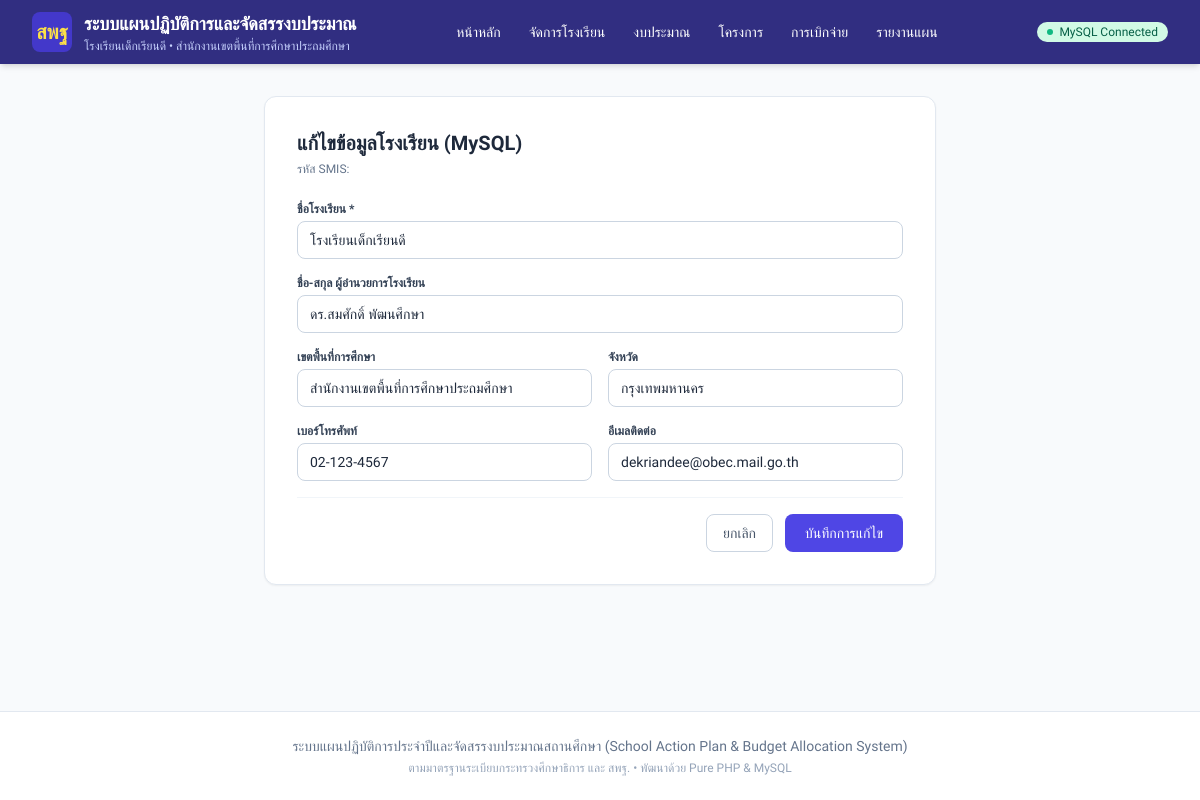
/php_app/schools/edit.php?id=1, run on the app's committed database.
### tables this page shows
CREATE TABLE IF NOT EXISTS `schools` (
  `id` INT UNSIGNED NOT NULL AUTO_INCREMENT,
  `school_code` VARCHAR(20) NOT NULL COMMENT 'รหัสสถานศึกษา 10 หลัก',
  `smis_code` VARCHAR(8) NOT NULL COMMENT 'รหัสสมัคร SMIS 8 หลัก สำหรับเปิดใช้งาน',
  `is_active` TINYINT(1) NOT NULL DEFAULT 1 COMMENT 'สถานะ: 1=เปิดใช้งาน, 0=ปิด/ระงับการใช้งาน',
  `school_key` VARCHAR(50) NOT NULL COMMENT 'School ID / Tenant Key ป้องกันข้อมูลชนกัน',
  `admin_username` VARCHAR(50) NOT NULL DEFAULT 'admin' COMMENT 'ID ผู้ดูแลระบบของโรงเรียน',
  `admin_password_plain` VARCHAR(100) DEFAULT '123456' COMMENT 'รหัสผ่านเข้าใช้งานของโรงเรียน',
  `admin_password_hash` VARCHAR(255) DEFAULT NULL COMMENT 'รหัสผ่านแฮช',
  `name` VARCHAR(255) NOT NULL COMMENT 'ชื่อโรงเรียน',
  `address` VARCHAR(255) DEFAULT NULL COMMENT 'ที่อยู่ / หมู่บ้าน',
  `subdistrict` VARCHAR(100) DEFAULT NULL COMMENT 'ตำบล / แขวง',
  `district` VARCHAR(100) DEFAULT NULL COMMENT 'อำเภอ / เขต',
  `province` VARCHAR(100) DEFAULT NULL COMMENT 'จังหวัด',
  `zipcode` VARCHAR(10) DEFAULT NULL COMMENT 'รหัสไปรษณีย์',
  `affiliation` VARCHAR(255) DEFAULT 'สำนักงานคณะกรรมการการศึกษาขั้นพื้นฐาน (สพฐ.)' COMMENT 'สังกัด',
  `education_area` VARCHAR(255) DEFAULT NULL COMMENT 'เขตพื้นที่การศึกษา',
  `fiscal_year` INT UNSIGNED DEFAULT 2568 COMMENT 'ปีงบประมาณปัจจุบัน',
  `director_name` VARCHAR(150) DEFAULT NULL COMMENT 'ชื่อผู้อำนวยการ',
  `phone` VARCHAR(50) DEFAULT NULL COMMENT 'เบอร์โทรศัพท์',
  `email` VARCHAR(100) DEFAULT NULL COMMENT 'อีเมล',
  `student_count` INT UNSIGNED DEFAULT 0 COMMENT 'จำนวนนักเรียน',
  `project_count` INT UNSIGNED DEFAULT 0 COMMENT 'จำนวนโครงการ',
  `total_budget` DECIMAL(15,2) DEFAULT 0.00 COMMENT 'งบประมาณรวม',
  `logo_url` LONGTEXT DEFAULT NULL COMMENT 'โลโก้โรงเรียน (รองรับ base64 data url และ web url)',
  `notes` TEXT DEFAULT NULL COMMENT 'หมายเหตุ / บันทึกการเปิดใช้งาน',
  `created_at` TIMESTAMP DEFAULT CURRENT_TIMESTAMP,
  `updated_at` TIMESTAMP DEFAULT CURRENT_TIMESTAMP ON UPDATE CURRENT_TIMESTAMP,
  PRIMARY KEY (`id`),
  UNIQUE KEY `idx_school_code` (`school_code`),
  UNIQUE KEY `idx_smis_code` (`smis_code`),
  UNIQUE KEY `idx_school_key` (`school_key`)
);

### php_app/config/db.php (called while the page is built, shortened)
<?php
function getActiveSchool($pdo) {
    $activeId = $_SESSION['active_school_id'] ?? null;
    try {
        $stmt = $pdo->query("SELECT * FROM `schools` WHERE `is_active` = 1 ORDER BY `id` ASC LIMIT 1");
        $school = $stmt->fetch();
        if ($school) {
            return $school;
        }
    } catch (Exception $e) {}
    return [
        'id' => 1,
        'name' => 'โรงเรียนของคุณ (กรุณาเพิ่มโรงเรียน)',
        'director_name' => '',
        'province' => '',
        'education_area' => '',
    ];
}

### php_app/schools/edit.php (the view, shortened to what this page needs)
<?php
require_once __DIR__ . '/../config/db.php';
require_once __DIR__ . '/../includes/header.php';
?>
<div class="max-w-2xl mx-auto bg-white p-8 rounded-xl shadow-sm border border-slate-200">
    <div class="mb-6">
        <h1 class="text-xl font-bold text-slate-800">แก้ไขข้อมูลโรงเรียน (MySQL)</h1>
        <p class="text-xs text-slate-500 mt-1">รหัส SMIS: <?= htmlspecialchars($school['smis_code']) ?></p>
    </div>
    <form method="POST" class="space-y-4">
        <div>
            <label class="block text-xs font-semibold text-slate-700 uppercase mb-1">ชื่อโรงเรียน *</label>
            <input type="text" name="name" required value="<?= htmlspecialchars($school['name']) ?>" class="w-full px-3 py-2 border border-slate-300 rounded-lg text-sm focus:ring-2 focus:ring-indigo-500">
        </div>
        <div>
            <label class="block text-xs font-semibold text-slate-700 uppercase mb-1">ชื่อ-สกุล ผู้อำนวยการโรงเรียน</label>
            <input type="text" name="director_name" value="<?= htmlspecialchars($school['director_name'] ?? '') ?>" class="w-full px-3 py-2 border border-slate-300 rounded-lg text-sm focus:ring-2 focus:ring-indigo-500">
        </div>
        <div class="grid grid-cols-1 sm:grid-cols-2 gap-4">
            <div>
                <label class="block text-xs font-semibold text-slate-700 uppercase mb-1">เขตพื้นที่การศึกษา</label>
                <input type="text" name="education_area" value="<?= htmlspecialchars($school['education_area'] ?? '') ?>" class="w-full px-3 py-2 border border-slate-300 rounded-lg text-sm focus:ring-2 focus:ring-indigo-500">
            </div>
            <div>
                <label class="block text-xs font-semibold text-slate-700 uppercase mb-1">จังหวัด</label>
                <input type="text" name="province" value="<?= htmlspecialchars($school['province'] ?? '') ?>" class="w-full px-3 py-2 border border-slate-300 rounded-lg text-sm focus:ring-2 focus:ring-indigo-500">
            </div>
        </div>
        <div class="grid grid-cols-1 sm:grid-cols-2 gap-4">
            <div>
                <label class="block text-xs font-semibold text-slate-700 uppercase mb-1">เบอร์โทรศัพท์</label>
                <input type="text" name="phone" value="<?= htmlspecialchars($school['phone'] ?? '') ?>" class="w-full px-3 py-2 border border-slate-300 rounded-lg text-sm focus:ring-2 focus:ring-indigo-500">
            </div>
            <div>
                <label class="block text-xs font-semibold text-slate-700 uppercase mb-1">อีเมลติดต่อ</label>
                <input type="email" name="email" value="<?= htmlspecialchars($school['email'] ?? '') ?>" class="w-full px-3 py-2 border border-slate-300 rounded-lg text-sm focus:ring-2 focus:ring-indigo-500">
            </div>
        </div>
        <div class="flex justify-end space-x-3 pt-4 border-t border-slate-100">
            <a href="/php_app/schools/index.php" class="px-4 py-2 border border-slate-300 text-slate-600 rounded-lg text-sm hover:bg-slate-50 transition">ยกเลิก</a>
            <button type="submit" class="px-5 py-2 bg-indigo-600 text-white rounded-lg text-sm font-medium hover:bg-indigo-700 transition">
                บันทึกการแก้ไข
            </button>
        </div>
    </form>
</div>
<?php require_once __DIR__ . '/../includes/footer.php'; ?>

### php_app/includes/header.php (shortened to what this page needs)
<?php
if (!defined('APP_INIT')) {
    require_once __DIR__ . '/../config/db.php';
}
$pdo = getDbConnection();
$activeSchool = getActiveSchool($pdo);
?>
<!DOCTYPE html>
<html lang="th">
<head>
    <script src="https://cdn.tailwindcss.com"></script>
</head>
<body class="bg-slate-50 text-slate-800 min-h-screen flex flex-col">
    <header class="bg-indigo-900 text-white shadow-md no-print">
        <div class="max-w-7xl mx-auto px-4 sm:px-6 lg:px-8">
            <div class="flex items-center justify-between h-16">
                <div class="flex items-center space-x-3">
                    <div class="w-10 h-10 rounded-lg bg-indigo-700 flex items-center justify-center font-bold text-xl text-yellow-300">
                        สพฐ
                    </div>
                    <div>
                        <a href="/php_app/index.php" class="font-bold text-lg hover:text-yellow-200 transition">
                            ระบบแผนปฏิบัติการและจัดสรรงบประมาณ
                        </a>
                        <div class="text-xs text-indigo-200">
                            <?= htmlspecialchars($activeSchool['name'] ?? 'โรงเรียนของท่าน') ?>
                            <?php if (!empty($activeSchool['education_area'])): ?>
                                • <?= htmlspecialchars($activeSchool['education_area']) ?>
                            <?php endif; ?>
                        </div>
                    </div>
                </div>
                <nav class="hidden md:flex space-x-1">
                    <a href="/php_app/index.php" class="px-3 py-2 rounded-md text-sm font-medium hover:bg-indigo-800 transition">
                        หน้าหลัก
                    </a>
                    <a href="/php_app/schools/index.php" class="px-3 py-2 rounded-md text-sm font-medium hover:bg-indigo-800 transition">
                        จัดการโรงเรียน
                    </a>
                    <a href="/php_app/budget/index.php" class="px-3 py-2 rounded-md text-sm font-medium hover:bg-indigo-800 transition">
                        งบประมาณ
                    </a>
                    <a href="/php_app/projects/index.php" class="px-3 py-2 rounded-md text-sm font-medium hover:bg-indigo-800 transition">
                        โครงการ
                    </a>
                    <a href="/php_app/transactions/index.php" class="px-3 py-2 rounded-md text-sm font-medium hover:bg-indigo-800 transition">
                        การเบิกจ่าย
                    </a>
                    <a href="/php_app/reports/index.php" class="px-3 py-2 rounded-md text-sm font-medium hover:bg-indigo-800 transition">
                        รายงานแผน
                    </a>
                </nav>
                <div class="flex items-center space-x-2">
                    <?php if ($pdo): ?>
                        <span class="inline-flex items-center px-2.5 py-0.5 rounded-full text-xs font-medium bg-emerald-100 text-emerald-800">
                            <span class="w-1.5 h-1.5 mr-1.5 bg-emerald-500 rounded-full"></span>
                            MySQL Connected
                        </span>
                    <?php endif; ?>
                </div>
            </div>
        </div>
    </header>
    <main class="flex-grow max-w-7xl w-full mx-auto px-4 sm:px-6 lg:px-8 py-8">

### php_app/includes/header.php (style rules this page uses)
body { font-family: 'Sarabun', sans-serif; }

### data on the page
schools: name "โรงเรียนเด็กเรียนดี", education_area "สำนักงานเขตพื้นที่การศึกษาประถมศึกษา", director_name "ดร.สมศักดิ์ พัฒนศึกษา", province "กรุงเทพมหานคร", phone "02-123-4567", email "dekriandee@obec.mail.go.th"
